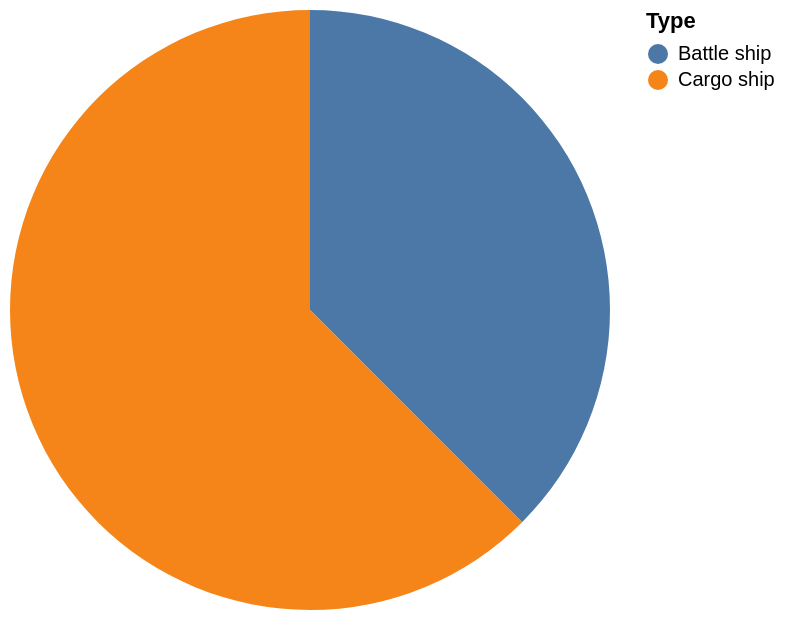

Write the Vega-Lite specification saved for this chart.
### Vega-Lite specification from a JSON file in a GitHub repository (floating-point values rounded to 4 significant figures)
{"data": {"values": [{"x_data": "Battle ship", "y_data": 3}, {"x_data": "Cargo ship", "y_data": 5}]}, "mark": "arc", "encoding": {"theta": {"field": "y_data", "type": "quantitative", "title": "COUNT(*)"}, "color": {"field": "x_data", "type": "nominal", "title": "Type"}}}
